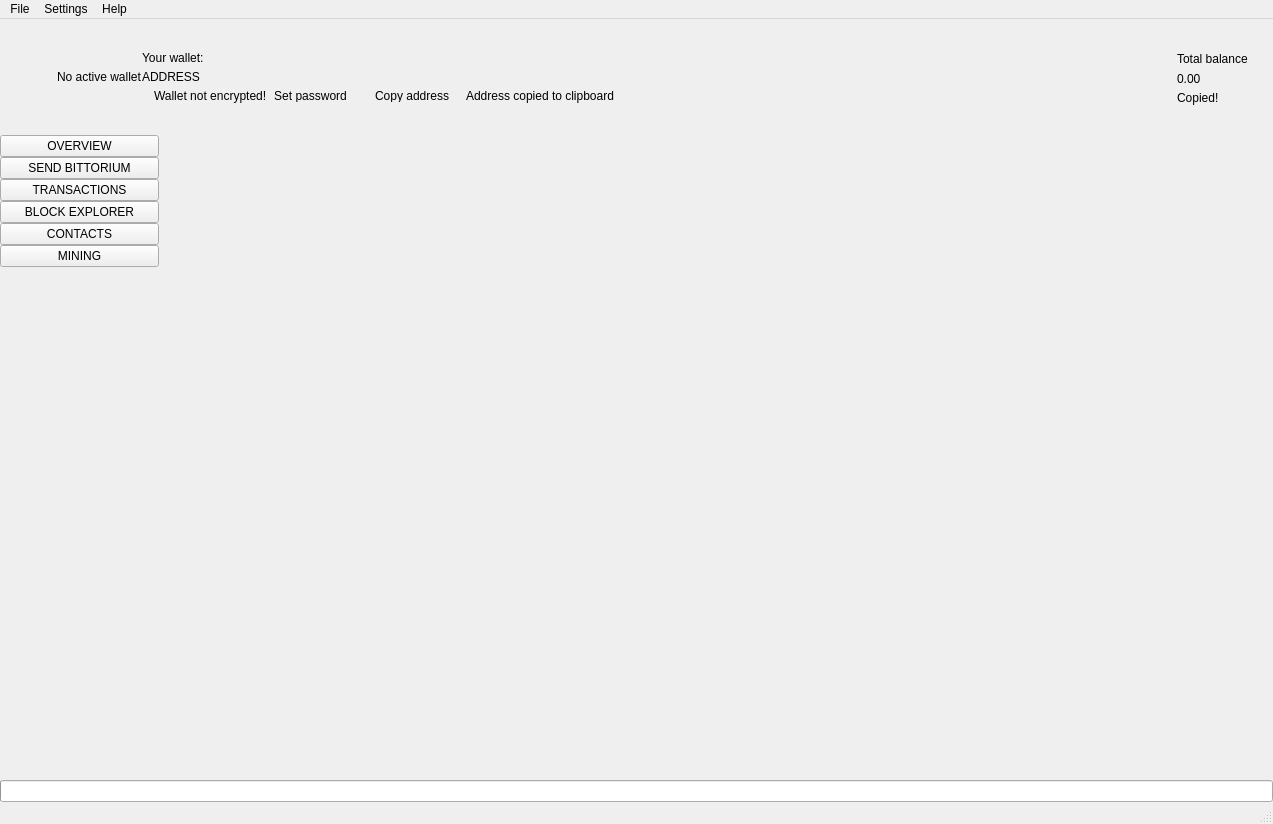
 <widget class="QMainWindow" name="MainWindow">
  <property name="geometry">
   <rect>
    <x>0</x>
    <y>0</y>
    <width>1273</width>
    <height>824</height>
   </rect>
  </property>
  <property name="sizePolicy">
   <sizepolicy hsizetype="Preferred" vsizetype="Preferred">
    <horstretch>0</horstretch>
    <verstretch>0</verstretch>
   </sizepolicy>
  </property>
  <property name="minimumSize">
   <size>
    <width>1260</width>
    <height>600</height>
   </size>
  </property>
  <property name="maximumSize">
   <size>
    <width>16777215</width>
    <height>16777215</height>
   </size>
  </property>
  <property name="windowTitle">
   <string>MainWindow</string>
  </property>
  <property name="windowIcon">
   <iconset>
    <normaloff>:/images/bittorium</normaloff>:/images/bittorium</iconset>
  </property>
  <widget class="QWidget" name="centralwidget">
   <layout class="QVBoxLayout" name="verticalLayout_2">
    <property name="spacing">
     <number>0</number>
    </property>
    <property name="leftMargin">
     <number>0</number>
    </property>
    <property name="topMargin">
     <number>0</number>
    </property>
    <property name="rightMargin">
     <number>0</number>
    </property>
    <property name="bottomMargin">
     <number>0</number>
    </property>
    <item>
     <widget class="QFrame" name="m_headerFrame">
      <property name="minimumSize">
       <size>
        <width>0</width>
        <height>116</height>
       </size>
      </property>
      <property name="maximumSize">
       <size>
        <width>16777215</width>
        <height>116</height>
       </size>
      </property>
      <property name="frameShape">
       <enum>QFrame::NoFrame</enum>
      </property>
      <property name="frameShadow">
       <enum>QFrame::Raised</enum>
      </property>
      <layout class="QHBoxLayout" name="horizontalLayout_3">
       <property name="spacing">
        <number>0</number>
       </property>
       <property name="leftMargin">
        <number>0</number>
       </property>
       <property name="topMargin">
        <number>0</number>
       </property>
       <property name="rightMargin">
        <number>25</number>
       </property>
       <property name="bottomMargin">
        <number>0</number>
       </property>
       <item>
        <spacer name="horizontalSpacer_2">
         <property name="orientation">
          <enum>Qt::Horizontal</enum>
         </property>
         <property name="sizeType">
          <enum>QSizePolicy::Fixed</enum>
         </property>
         <property name="sizeHint" stdset="0">
          <size>
           <width>30</width>
           <height>20</height>
          </size>
         </property>
        </spacer>
       </item>
       <item>
        <widget class="QLabel" name="m_logoLabel">
         <property name="text">
          <string/>
         </property>
        </widget>
       </item>
       <item>
        <spacer name="horizontalSpacer_5">
         <property name="orientation">
          <enum>Qt::Horizontal</enum>
         </property>
         <property name="sizeType">
          <enum>QSizePolicy::Fixed</enum>
         </property>
         <property name="sizeHint" stdset="0">
          <size>
           <width>20</width>
           <height>20</height>
          </size>
         </property>
        </spacer>
       </item>
       <item>
        <widget class="WalletGui::WalletSmallGrayTextLabel" name="m_noWalletLabel">
         <property name="text">
          <string>No active wallet</string>
         </property>
        </widget>
       </item>
       <item>
        <widget class="QFrame" name="m_walletFrame">
         <property name="frameShape">
          <enum>QFrame::NoFrame</enum>
         </property>
         <property name="frameShadow">
          <enum>QFrame::Raised</enum>
         </property>
         <layout class="QVBoxLayout" name="verticalLayout_3">
          <property name="spacing">
           <number>5</number>
          </property>
          <property name="leftMargin">
           <number>0</number>
          </property>
          <property name="topMargin">
           <number>0</number>
          </property>
          <property name="rightMargin">
           <number>0</number>
          </property>
          <property name="bottomMargin">
           <number>0</number>
          </property>
          <item>
           <spacer name="verticalSpacer_3">
            <property name="orientation">
             <enum>Qt::Vertical</enum>
            </property>
            <property name="sizeType">
             <enum>QSizePolicy::Minimum</enum>
            </property>
            <property name="sizeHint" stdset="0">
             <size>
              <width>20</width>
              <height>40</height>
             </size>
            </property>
           </spacer>
          </item>
          <item>
           <widget class="WalletGui::WalletSmallGrayTextLabel" name="m_walletLabel">
            <property name="text">
             <string>Your wallet:</string>
            </property>
            <property name="indent">
             <number>0</number>
            </property>
           </widget>
          </item>
          <item>
           <widget class="QLabel" name="m_addressLabel">
            <property name="sizePolicy">
             <sizepolicy hsizetype="Preferred" vsizetype="Preferred">
              <horstretch>0</horstretch>
              <verstretch>0</verstretch>
             </sizepolicy>
            </property>
            <property name="cursor">
             <cursorShape>PointingHandCursor</cursorShape>
            </property>
            <property name="toolTip">
             <string>Click to copy</string>
            </property>
            <property name="text">
             <string>ADDRESS</string>
            </property>
            <property name="indent">
             <number>0</number>
            </property>
           </widget>
          </item>
          <item>
           <layout class="QHBoxLayout" name="horizontalLayout_2">
            <property name="spacing">
             <number>0</number>
            </property>
            <item alignment="Qt::AlignTop">
             <widget class="QFrame" name="m_notEncryptedFrame">
              <property name="frameShape">
               <enum>QFrame::NoFrame</enum>
              </property>
              <property name="frameShadow">
               <enum>QFrame::Raised</enum>
              </property>
              <layout class="QHBoxLayout" name="horizontalLayout_4">
               <property name="spacing">
                <number>0</number>
               </property>
               <property name="leftMargin">
                <number>0</number>
               </property>
               <property name="topMargin">
                <number>0</number>
               </property>
               <property name="rightMargin">
                <number>0</number>
               </property>
               <property name="bottomMargin">
                <number>0</number>
               </property>
               <item alignment="Qt::AlignVCenter">
                <widget class="QLabel" name="m_notEncryptedIconLabel">
                 <property name="text">
                  <string/>
                 </property>
                 <property name="pixmap">
                  <pixmap resource="../../resources.qrc">:/icons/lock_open_gray</pixmap>
                 </property>
                 <property name="alignment">
                  <set>Qt::AlignLeading|Qt::AlignLeft|Qt::AlignVCenter</set>
                 </property>
                </widget>
               </item>
               <item>
                <spacer name="horizontalSpacer_11">
                 <property name="orientation">
                  <enum>Qt::Horizontal</enum>
                 </property>
                 <property name="sizeType">
                  <enum>QSizePolicy::Fixed</enum>
                 </property>
                 <property name="sizeHint" stdset="0">
                  <size>
                   <width>5</width>
                   <height>3</height>
                  </size>
                 </property>
                </spacer>
               </item>
               <item alignment="Qt::AlignVCenter">
                <widget class="WalletGui::WalletTinyGrayTextLabel" name="m_notEncryptedTextLabel">
                 <property name="text">
                  <string>Wallet not encrypted!</string>
                 </property>
                 <property name="alignment">
                  <set>Qt::AlignLeading|Qt::AlignLeft|Qt::AlignVCenter</set>
                 </property>
                </widget>
               </item>
               <item>
                <spacer name="horizontalSpacer_9">
                 <property name="orientation">
                  <enum>Qt::Horizontal</enum>
                 </property>
                 <property name="sizeType">
                  <enum>QSizePolicy::Fixed</enum>
                 </property>
                 <property name="sizeHint" stdset="0">
                  <size>
                   <width>3</width>
                   <height>3</height>
                  </size>
                 </property>
                </spacer>
               </item>
               <item alignment="Qt::AlignVCenter">
                <widget class="WalletGui::WalletTinyLinkLikeButton" name="m_encryptButton">
                 <property name="sizePolicy">
                  <sizepolicy hsizetype="Minimum" vsizetype="Minimum">
                   <horstretch>0</horstretch>
                   <verstretch>0</verstretch>
                  </sizepolicy>
                 </property>
                 <property name="minimumSize">
                  <size>
                   <width>0</width>
                   <height>3</height>
                  </size>
                 </property>
                 <property name="cursor">
                  <cursorShape>PointingHandCursor</cursorShape>
                 </property>
                 <property name="text">
                  <string>Set password</string>
                 </property>
                 <property name="flat">
                  <bool>true</bool>
                 </property>
                </widget>
               </item>
               <item>
                <spacer name="horizontalSpacer_10">
                 <property name="orientation">
                  <enum>Qt::Horizontal</enum>
                 </property>
                 <property name="sizeType">
                  <enum>QSizePolicy::Fixed</enum>
                 </property>
                 <property name="sizeHint" stdset="0">
                  <size>
                   <width>20</width>
                   <height>3</height>
                  </size>
                 </property>
                </spacer>
               </item>
              </layout>
             </widget>
            </item>
            <item alignment="Qt::AlignVCenter">
             <widget class="WalletGui::WalletTinyLinkLikeButton" name="m_copyAddressButton">
              <property name="sizePolicy">
               <sizepolicy hsizetype="Minimum" vsizetype="Minimum">
                <horstretch>0</horstretch>
                <verstretch>0</verstretch>
               </sizepolicy>
              </property>
              <property name="minimumSize">
               <size>
                <width>0</width>
                <height>3</height>
               </size>
              </property>
              <property name="cursor">
               <cursorShape>PointingHandCursor</cursorShape>
              </property>
              <property name="focusPolicy">
               <enum>Qt::NoFocus</enum>
              </property>
              <property name="autoFillBackground">
               <bool>true</bool>
              </property>
              <property name="text">
               <string>Copy address</string>
              </property>
              <property name="flat">
               <bool>true</bool>
              </property>
             </widget>
            </item>
            <item>
             <spacer name="horizontalSpacer_7">
              <property name="orientation">
               <enum>Qt::Horizontal</enum>
              </property>
              <property name="sizeType">
               <enum>QSizePolicy::Fixed</enum>
              </property>
              <property name="sizeHint" stdset="0">
               <size>
                <width>13</width>
                <height>3</height>
               </size>
              </property>
             </spacer>
            </item>
            <item alignment="Qt::AlignVCenter">
             <widget class="WalletGui::CopyMagicLabel" name="m_copyAddressLabel">
              <property name="text">
               <string>Address copied to clipboard</string>
              </property>
              <property name="alignment">
               <set>Qt::AlignLeading|Qt::AlignLeft|Qt::AlignVCenter</set>
              </property>
             </widget>
            </item>
            <item>
             <spacer name="horizontalSpacer">
              <property name="orientation">
               <enum>Qt::Horizontal</enum>
              </property>
              <property name="sizeHint" stdset="0">
               <size>
                <width>40</width>
                <height>3</height>
               </size>
              </property>
             </spacer>
            </item>
           </layout>
          </item>
          <item>
           <spacer name="verticalSpacer_2">
            <property name="orientation">
             <enum>Qt::Vertical</enum>
            </property>
            <property name="sizeType">
             <enum>QSizePolicy::Minimum</enum>
            </property>
            <property name="sizeHint" stdset="0">
             <size>
              <width>20</width>
              <height>40</height>
             </size>
            </property>
           </spacer>
          </item>
         </layout>
        </widget>
       </item>
       <item>
        <spacer name="horizontalSpacer_3">
         <property name="orientation">
          <enum>Qt::Horizontal</enum>
         </property>
         <property name="sizeType">
          <enum>QSizePolicy::Expanding</enum>
         </property>
         <property name="sizeHint" stdset="0">
          <size>
           <width>34</width>
           <height>20</height>
          </size>
         </property>
        </spacer>
       </item>
       <item>
        <spacer name="horizontalSpacer_8">
         <property name="orientation">
          <enum>Qt::Horizontal</enum>
         </property>
         <property name="sizeType">
          <enum>QSizePolicy::Fixed</enum>
         </property>
         <property name="sizeHint" stdset="0">
          <size>
           <width>34</width>
           <height>20</height>
          </size>
         </property>
        </spacer>
       </item>
       <item alignment="Qt::AlignRight|Qt::AlignVCenter">
        <widget class="QFrame" name="m_balanceFrame">
         <layout class="QGridLayout" name="gridLayout">
          <property name="leftMargin">
           <number>0</number>
          </property>
          <property name="topMargin">
           <number>30</number>
          </property>
          <property name="rightMargin">
           <number>0</number>
          </property>
          <property name="bottomMargin">
           <number>0</number>
          </property>
          <property name="verticalSpacing">
           <number>3</number>
          </property>
          <item row="0" column="2">
           <layout class="QVBoxLayout" name="verticalLayout_4">
            <item>
             <widget class="QLabel" name="m_balanceTextLabel">
              <property name="text">
               <string>Total balance</string>
              </property>
             </widget>
            </item>
            <item>
             <widget class="QLabel" name="m_balanceLabel">
              <property name="cursor">
               <cursorShape>PointingHandCursor</cursorShape>
              </property>
              <property name="toolTip">
               <string>Click to copy</string>
              </property>
              <property name="text">
               <string>0.00</string>
              </property>
             </widget>
            </item>
           </layout>
          </item>
          <item row="1" column="2">
           <widget class="WalletGui::CopyMagicLabel" name="m_balanceCopyLabel">
            <property name="text">
             <string>Copied!</string>
            </property>
           </widget>
          </item>
          <item row="0" column="1">
           <spacer name="horizontalSpacer_6">
            <property name="orientation">
             <enum>Qt::Horizontal</enum>
            </property>
            <property name="sizeType">
             <enum>QSizePolicy::Fixed</enum>
            </property>
            <property name="sizeHint" stdset="0">
             <size>
              <width>2</width>
              <height>39</height>
             </size>
            </property>
           </spacer>
          </item>
          <item row="2" column="2">
           <spacer name="verticalSpacer_5">
            <property name="orientation">
             <enum>Qt::Vertical</enum>
            </property>
            <property name="sizeType">
             <enum>QSizePolicy::Expanding</enum>
            </property>
            <property name="sizeHint" stdset="0">
             <size>
              <width>20</width>
              <height>50</height>
             </size>
            </property>
           </spacer>
          </item>
          <item row="0" column="0">
           <widget class="QLabel" name="m_balanceIconLabel">
            <property name="text">
             <string/>
            </property>
            <property name="pixmap">
             <pixmap resource="../../resources.qrc">:/icons/total_balance</pixmap>
            </property>
           </widget>
          </item>
         </layout>
        </widget>
       </item>
      </layout>
     </widget>
    </item>
    <item>
     <layout class="QHBoxLayout" name="horizontalLayout" stretch="0,0,0,0,0,0,0,0">
      <property name="spacing">
       <number>0</number>
      </property>
      <item>
       <widget class="QFrame" name="m_toolFrame">
        <property name="frameShape">
         <enum>QFrame::NoFrame</enum>
        </property>
        <property name="frameShadow">
         <enum>QFrame::Plain</enum>
        </property>
        <property name="lineWidth">
         <number>0</number>
        </property>
        <layout class="QVBoxLayout" name="verticalLayout">
         <property name="spacing">
          <number>0</number>
         </property>
         <property name="leftMargin">
          <number>0</number>
         </property>
         <property name="topMargin">
          <number>0</number>
         </property>
         <property name="rightMargin">
          <number>0</number>
         </property>
         <property name="bottomMargin">
          <number>0</number>
         </property>
         <item>
          <widget class="QPushButton" name="m_overviewButton">
           <property name="sizePolicy">
            <sizepolicy hsizetype="Minimum" vsizetype="Fixed">
             <horstretch>0</horstretch>
             <verstretch>0</verstretch>
            </sizepolicy>
           </property>
           <property name="focusPolicy">
            <enum>Qt::NoFocus</enum>
           </property>
           <property name="text">
            <string>OVERVIEW</string>
           </property>
           <property name="checkable">
            <bool>true</bool>
           </property>
           <attribute name="buttonGroup">
            <string notr="true">m_toolButtonGroup</string>
           </attribute>
          </widget>
         </item>
         <item>
          <widget class="QPushButton" name="m_sendButton">
           <property name="sizePolicy">
            <sizepolicy hsizetype="Minimum" vsizetype="Fixed">
             <horstretch>0</horstretch>
             <verstretch>0</verstretch>
            </sizepolicy>
           </property>
           <property name="focusPolicy">
            <enum>Qt::NoFocus</enum>
           </property>
           <property name="text">
            <string>SEND BITTORIUM</string>
           </property>
           <property name="checkable">
            <bool>true</bool>
           </property>
           <attribute name="buttonGroup">
            <string notr="true">m_toolButtonGroup</string>
           </attribute>
          </widget>
         </item>
         <item>
          <widget class="QPushButton" name="m_transactionsButton">
           <property name="sizePolicy">
            <sizepolicy hsizetype="Minimum" vsizetype="Fixed">
             <horstretch>0</horstretch>
             <verstretch>0</verstretch>
            </sizepolicy>
           </property>
           <property name="focusPolicy">
            <enum>Qt::NoFocus</enum>
           </property>
           <property name="text">
            <string>TRANSACTIONS</string>
           </property>
           <property name="checkable">
            <bool>true</bool>
           </property>
           <attribute name="buttonGroup">
            <string notr="true">m_toolButtonGroup</string>
           </attribute>
          </widget>
         </item>
         <item>
          <widget class="QPushButton" name="m_blockExplorerButton">
           <property name="focusPolicy">
            <enum>Qt::NoFocus</enum>
           </property>
           <property name="text">
            <string>BLOCK EXPLORER</string>
           </property>
           <property name="checkable">
            <bool>true</bool>
           </property>
           <attribute name="buttonGroup">
            <string notr="true">m_toolButtonGroup</string>
           </attribute>
          </widget>
         </item>
         <item>
          <widget class="QPushButton" name="m_addressBookButton">
           <property name="sizePolicy">
            <sizepolicy hsizetype="Minimum" vsizetype="Fixed">
             <horstretch>0</horstretch>
             <verstretch>0</verstretch>
            </sizepolicy>
           </property>
           <property name="focusPolicy">
            <enum>Qt::NoFocus</enum>
           </property>
           <property name="text">
            <string>CONTACTS</string>
           </property>
           <property name="checkable">
            <bool>true</bool>
           </property>
           <attribute name="buttonGroup">
            <string notr="true">m_toolButtonGroup</string>
           </attribute>
          </widget>
         </item>
         <item>
          <widget class="QPushButton" name="m_miningButton">
           <property name="focusPolicy">
            <enum>Qt::NoFocus</enum>
           </property>
           <property name="text">
            <string>MINING</string>
           </property>
           <property name="checkable">
            <bool>true</bool>
           </property>
           <attribute name="buttonGroup">
            <string notr="true">m_toolButtonGroup</string>
           </attribute>
          </widget>
         </item>
         <item>
          <spacer name="verticalSpacer">
           <property name="orientation">
            <enum>Qt::Vertical</enum>
           </property>
           <property name="sizeHint" stdset="0">
            <size>
             <width>20</width>
             <height>40</height>
            </size>
           </property>
          </spacer>
         </item>
        </layout>
       </widget>
      </item>
      <item>
       <widget class="WalletGui::OverviewFrame" name="m_overviewFrame">
        <property name="frameShape">
         <enum>QFrame::NoFrame</enum>
        </property>
        <property name="frameShadow">
         <enum>QFrame::Raised</enum>
        </property>
       </widget>
      </item>
      <item>
       <widget class="WalletGui::SendFrame" name="m_sendFrame">
        <property name="frameShape">
         <enum>QFrame::NoFrame</enum>
        </property>
        <property name="frameShadow">
         <enum>QFrame::Raised</enum>
        </property>
       </widget>
      </item>
      <item>
       <widget class="WalletGui::TransactionsFrame" name="m_transactionsFrame">
        <property name="frameShape">
         <enum>QFrame::NoFrame</enum>
        </property>
        <property name="frameShadow">
         <enum>QFrame::Raised</enum>
        </property>
       </widget>
      </item>
      <item>
       <widget class="WalletGui::AddressBookFrame" name="m_addressBookFrame">
        <property name="frameShape">
         <enum>QFrame::NoFrame</enum>
        </property>
        <property name="frameShadow">
         <enum>QFrame::Raised</enum>
        </property>
       </widget>
      </item>
      <item>
       <widget class="WalletGui::NoWalletFrame" name="m_noWalletFrame">
        <property name="frameShape">
         <enum>QFrame::NoFrame</enum>
        </property>
        <property name="frameShadow">
         <enum>QFrame::Raised</enum>
        </property>
       </widget>
      </item>
      <item>
       <widget class="WalletGui::BlockExplorerFrame" name="m_blockExplorerFrame">
        <property name="frameShape">
         <enum>QFrame::NoFrame</enum>
        </property>
        <property name="frameShadow">
         <enum>QFrame::Raised</enum>
        </property>
       </widget>
      </item>
      <item>
       <widget class="WalletGui::MiningFrame" name="m_miningFrame">
        <property name="frameShape">
         <enum>QFrame::NoFrame</enum>
        </property>
        <property name="frameShadow">
         <enum>QFrame::Raised</enum>
        </property>
       </widget>
      </item>
     </layout>
    </item>
    <item>
     <widget class="QProgressBar" name="m_syncProgress">
      <property name="maximum">
       <number>100</number>
      </property>
      <property name="value">
       <number>0</number>
      </property>
      <property name="textVisible">
       <bool>false</bool>
      </property>
     </widget>
    </item>
   </layout>
  </widget>
  <widget class="QMenuBar" name="menubar">
   <property name="geometry">
    <rect>
     <x>0</x>
     <y>0</y>
     <width>1273</width>
     <height>21</height>
    </rect>
   </property>
   <widget class="QMenu" name="menuFile">
    <property name="title">
     <string>File</string>
    </property>
    <addaction name="m_createWalletAction"/>
    <addaction name="m_openWalletAction"/>
    <addaction name="m_recentWalletsAction"/>
    <addaction name="m_backupWalletAction"/>
    <addaction name="m_saveKeysAction"/>
    <addaction name="m_resetAction"/>
    <addaction name="m_importKeyAction"/>
    <addaction name="m_exportKeyAction"/>
    <addaction name="m_exportTrackingKeyAction"/>
    <addaction name="m_exitAction"/>
   </widget>
   <widget class="QMenu" name="menuSettings">
    <property name="title">
     <string>Settings</string>
    </property>
    <widget class="QMenu" name="menuThemes">
     <property name="title">
      <string>Themes</string>
     </property>
    </widget>
    <addaction name="m_encryptWalletAction"/>
    <addaction name="m_changePasswordAction"/>
    <addaction name="separator"/>
    <addaction name="m_autostartAction"/>
    <addaction name="m_minimizeToTrayAction"/>
    <addaction name="m_closeToTrayAction"/>
    <addaction name="separator"/>
    <addaction name="m_preferencesAction"/>
    <addaction name="menuThemes"/>
   </widget>
   <widget class="QMenu" name="menuHelp">
    <property name="title">
     <string>Help</string>
    </property>
    <addaction name="m_communityForumAction"/>
    <addaction name="m_reportIssueAction"/>
    <addaction name="m_aboutBitoriumAction"/>
    <addaction name="m_aboutQtAction"/>
   </widget>
   <addaction name="menuFile"/>
   <addaction name="menuSettings"/>
   <addaction name="menuHelp"/>
  </widget>
  <widget class="WalletGui::WalletStatusBar" name="statusBar"/>
  <action name="m_exitAction">
   <property name="checkable">
    <bool>false</bool>
   </property>
   <property name="enabled">
    <bool>true</bool>
   </property>
   <property name="text">
    <string>Exit</string>
   </property>
   <property name="shortcut">
    <string>Ctrl+Q</string>
   </property>
  </action>
  <action name="m_createWalletAction">
   <property name="enabled">
    <bool>true</bool>
   </property>
   <property name="text">
    <string>Create wallet</string>
   </property>
  </action>
  <action name="m_openWalletAction">
   <property name="enabled">
    <bool>true</bool>
   </property>
   <property name="text">
    <string>Open wallet</string>
   </property>
  </action>
  <action name="m_encryptWalletAction">
   <property name="enabled">
    <bool>true</bool>
   </property>
   <property name="text">
    <string>Encrypt wallet</string>
   </property>
  </action>
  <action name="m_changePasswordAction">
   <property name="enabled">
    <bool>true</bool>
   </property>
   <property name="text">
    <string>Change password</string>
   </property>
   <property name="toolTip">
    <string>Change password</string>
   </property>
  </action>
  <action name="m_aboutBitoriumAction">
   <property name="enabled">
    <bool>true</bool>
   </property>
   <property name="text">
    <string>About Bittorium</string>
   </property>
  </action>
  <action name="m_aboutQtAction">
   <property name="enabled">
    <bool>true</bool>
   </property>
   <property name="text">
    <string>About Qt</string>
   </property>
  </action>
  <action name="m_backupWalletAction">
   <property name="enabled">
    <bool>true</bool>
   </property>
   <property name="text">
    <string>Backup wallet</string>
   </property>
  </action>
  <action name="m_autostartAction">
   <property name="checkable">
    <bool>true</bool>
   </property>
   <property name="text">
    <string>Start on system login</string>
   </property>
  </action>
  <action name="m_minimizeToTrayAction">
   <property name="checkable">
    <bool>true</bool>
   </property>
   <property name="text">
    <string>Minimize to tray</string>
   </property>
  </action>
  <action name="m_closeToTrayAction">
   <property name="checkable">
    <bool>true</bool>
   </property>
   <property name="text">
    <string>Close to tray</string>
   </property>
  </action>
  <action name="m_preferencesAction">
   <property name="text">
    <string>Preferences</string>
   </property>
  </action>
  <action name="m_recentWalletsAction">
   <property name="text">
    <string>Recent wallets</string>
   </property>
  </action>
  <action name="m_exportTrackingKeyAction">
   <property name="text">
    <string>Export tracking key</string>
   </property>
   <property name="toolTip">
    <string>Export tracking key</string>
   </property>
  </action>
  <action name="m_importKeyAction">
   <property name="text">
    <string>Import key</string>
   </property>
   <property name="toolTip">
    <string>Import key</string>
   </property>
  </action>
  <action name="m_communityForumAction">
   <property name="text">
    <string>Join us on Discord</string>
   </property>
  </action>
  <action name="m_reportIssueAction">
   <property name="text">
    <string>Report an issue</string>
   </property>
  </action>
  <action name="m_resetAction">
   <property name="text">
    <string>Reset wallet</string>
   </property>
  </action>
  <action name="m_saveKeysAction">
   <property name="text">
    <string>Save wallet keys</string>
   </property>
  </action>
  <action name="m_exportKeyAction">
   <property name="text">
    <string>Export key</string>
   </property>
   <property name="toolTip">
    <string>Export key</string>
   </property>
  </action>
 </widget>
